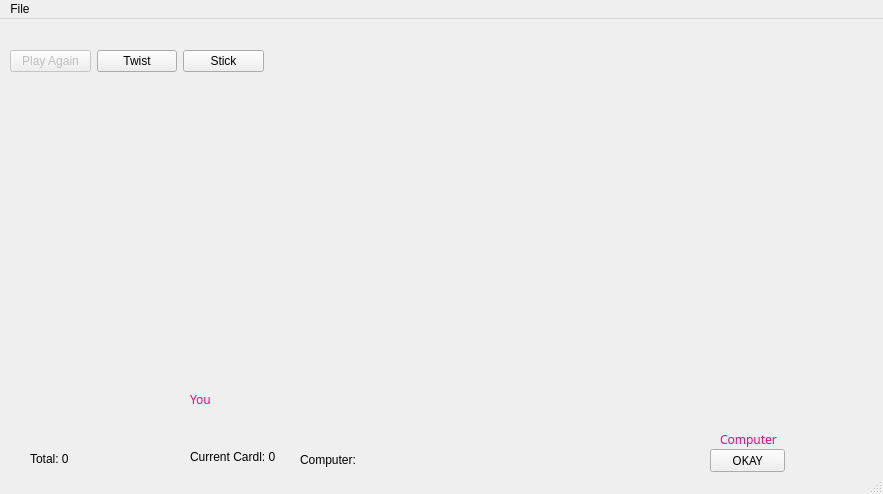
<?xml version="1.0" encoding="UTF-8"?>
<ui version="4.0">
 <class>PlayWindow</class>
 <widget class="QMainWindow" name="PlayWindow">
  <property name="geometry">
   <rect>
    <x>0</x>
    <y>0</y>
    <width>883</width>
    <height>494</height>
   </rect>
  </property>
  <property name="baseSize">
   <size>
    <width>800</width>
    <height>500</height>
   </size>
  </property>
  <property name="windowTitle">
   <string>6nimmt c++</string>
  </property>
  <property name="styleSheet">
   <string notr="true">background-image: url(:/images/images/table.png);</string>
  </property>
  <widget class="QWidget" name="centralwidget">
   <widget class="QLabel" name="statusLabel">
    <property name="geometry">
     <rect>
      <x>115</x>
      <y>350</y>
      <width>47</width>
      <height>13</height>
     </rect>
    </property>
    <property name="palette">
     <palette>
      <active>
       <colorrole role="WindowText">
        <brush brushstyle="SolidPattern">
         <color alpha="255">
          <red>255</red>
          <green>255</green>
          <blue>255</blue>
         </color>
        </brush>
       </colorrole>
      </active>
      <inactive>
       <colorrole role="WindowText">
        <brush brushstyle="SolidPattern">
         <color alpha="255">
          <red>255</red>
          <green>255</green>
          <blue>255</blue>
         </color>
        </brush>
       </colorrole>
      </inactive>
      <disabled>
       <colorrole role="WindowText">
        <brush brushstyle="SolidPattern">
         <color alpha="255">
          <red>120</red>
          <green>120</green>
          <blue>120</blue>
         </color>
        </brush>
       </colorrole>
      </disabled>
     </palette>
    </property>
    <property name="text">
     <string/>
    </property>
   </widget>
   <widget class="QLabel" name="statusLabel_2">
    <property name="geometry">
     <rect>
      <x>115</x>
      <y>360</y>
      <width>47</width>
      <height>13</height>
     </rect>
    </property>
    <property name="palette">
     <palette>
      <active>
       <colorrole role="WindowText">
        <brush brushstyle="SolidPattern">
         <color alpha="255">
          <red>255</red>
          <green>255</green>
          <blue>255</blue>
         </color>
        </brush>
       </colorrole>
      </active>
      <inactive>
       <colorrole role="WindowText">
        <brush brushstyle="SolidPattern">
         <color alpha="255">
          <red>255</red>
          <green>255</green>
          <blue>255</blue>
         </color>
        </brush>
       </colorrole>
      </inactive>
      <disabled>
       <colorrole role="WindowText">
        <brush brushstyle="SolidPattern">
         <color alpha="255">
          <red>120</red>
          <green>120</green>
          <blue>120</blue>
         </color>
        </brush>
       </colorrole>
      </disabled>
     </palette>
    </property>
    <property name="text">
     <string/>
    </property>
   </widget>
   <widget class="QLabel" name="statusLabel_3">
    <property name="geometry">
     <rect>
      <x>115</x>
      <y>310</y>
      <width>47</width>
      <height>13</height>
     </rect>
    </property>
    <property name="palette">
     <palette>
      <active>
       <colorrole role="WindowText">
        <brush brushstyle="SolidPattern">
         <color alpha="255">
          <red>255</red>
          <green>255</green>
          <blue>255</blue>
         </color>
        </brush>
       </colorrole>
      </active>
      <inactive>
       <colorrole role="WindowText">
        <brush brushstyle="SolidPattern">
         <color alpha="255">
          <red>255</red>
          <green>255</green>
          <blue>255</blue>
         </color>
        </brush>
       </colorrole>
      </inactive>
      <disabled>
       <colorrole role="WindowText">
        <brush brushstyle="SolidPattern">
         <color alpha="255">
          <red>120</red>
          <green>120</green>
          <blue>120</blue>
         </color>
        </brush>
       </colorrole>
      </disabled>
     </palette>
    </property>
    <property name="text">
     <string/>
    </property>
   </widget>
   <widget class="QLabel" name="youLabel">
    <property name="geometry">
     <rect>
      <x>190</x>
      <y>360</y>
      <width>61</width>
      <height>41</height>
     </rect>
    </property>
    <property name="palette">
     <palette>
      <active>
       <colorrole role="WindowText">
        <brush brushstyle="SolidPattern">
         <color alpha="255">
          <red>255</red>
          <green>0</green>
          <blue>127</blue>
         </color>
        </brush>
       </colorrole>
       <colorrole role="Text">
        <brush brushstyle="SolidPattern">
         <color alpha="255">
          <red>255</red>
          <green>0</green>
          <blue>127</blue>
         </color>
        </brush>
       </colorrole>
       <colorrole role="ButtonText">
        <brush brushstyle="SolidPattern">
         <color alpha="255">
          <red>255</red>
          <green>0</green>
          <blue>127</blue>
         </color>
        </brush>
       </colorrole>
       <colorrole role="PlaceholderText">
        <brush brushstyle="NoBrush">
         <color alpha="128">
          <red>255</red>
          <green>0</green>
          <blue>127</blue>
         </color>
        </brush>
       </colorrole>
      </active>
      <inactive>
       <colorrole role="WindowText">
        <brush brushstyle="SolidPattern">
         <color alpha="255">
          <red>255</red>
          <green>0</green>
          <blue>127</blue>
         </color>
        </brush>
       </colorrole>
       <colorrole role="Text">
        <brush brushstyle="SolidPattern">
         <color alpha="255">
          <red>255</red>
          <green>0</green>
          <blue>127</blue>
         </color>
        </brush>
       </colorrole>
       <colorrole role="ButtonText">
        <brush brushstyle="SolidPattern">
         <color alpha="255">
          <red>255</red>
          <green>0</green>
          <blue>127</blue>
         </color>
        </brush>
       </colorrole>
       <colorrole role="PlaceholderText">
        <brush brushstyle="NoBrush">
         <color alpha="128">
          <red>255</red>
          <green>0</green>
          <blue>127</blue>
         </color>
        </brush>
       </colorrole>
      </inactive>
      <disabled>
       <colorrole role="WindowText">
        <brush brushstyle="SolidPattern">
         <color alpha="255">
          <red>255</red>
          <green>0</green>
          <blue>127</blue>
         </color>
        </brush>
       </colorrole>
       <colorrole role="Text">
        <brush brushstyle="SolidPattern">
         <color alpha="255">
          <red>255</red>
          <green>0</green>
          <blue>127</blue>
         </color>
        </brush>
       </colorrole>
       <colorrole role="ButtonText">
        <brush brushstyle="SolidPattern">
         <color alpha="255">
          <red>255</red>
          <green>0</green>
          <blue>127</blue>
         </color>
        </brush>
       </colorrole>
       <colorrole role="PlaceholderText">
        <brush brushstyle="NoBrush">
         <color alpha="128">
          <red>255</red>
          <green>0</green>
          <blue>127</blue>
         </color>
        </brush>
       </colorrole>
      </disabled>
     </palette>
    </property>
    <property name="font">
     <font>
      <family>Impact</family>
      <pointsize>9</pointsize>
      <weight>50</weight>
      <italic>false</italic>
      <bold>false</bold>
     </font>
    </property>
    <property name="styleSheet">
     <string notr="true">font: 9pt &quot;Impact&quot;;
color: rgb(255, 0, 127);</string>
    </property>
    <property name="text">
     <string>You</string>
    </property>
   </widget>
   <widget class="QLabel" name="playertotalLabel_2">
    <property name="geometry">
     <rect>
      <x>30</x>
      <y>430</y>
      <width>47</width>
      <height>20</height>
     </rect>
    </property>
    <property name="palette">
     <palette>
      <active>
       <colorrole role="WindowText">
        <brush brushstyle="SolidPattern">
         <color alpha="255">
          <red>0</red>
          <green>0</green>
          <blue>0</blue>
         </color>
        </brush>
       </colorrole>
       <colorrole role="Text">
        <brush brushstyle="SolidPattern">
         <color alpha="255">
          <red>0</red>
          <green>0</green>
          <blue>0</blue>
         </color>
        </brush>
       </colorrole>
       <colorrole role="ButtonText">
        <brush brushstyle="SolidPattern">
         <color alpha="255">
          <red>0</red>
          <green>0</green>
          <blue>0</blue>
         </color>
        </brush>
       </colorrole>
       <colorrole role="PlaceholderText">
        <brush brushstyle="NoBrush">
         <color alpha="128">
          <red>0</red>
          <green>0</green>
          <blue>0</blue>
         </color>
        </brush>
       </colorrole>
      </active>
      <inactive>
       <colorrole role="WindowText">
        <brush brushstyle="SolidPattern">
         <color alpha="255">
          <red>0</red>
          <green>0</green>
          <blue>0</blue>
         </color>
        </brush>
       </colorrole>
       <colorrole role="Text">
        <brush brushstyle="SolidPattern">
         <color alpha="255">
          <red>0</red>
          <green>0</green>
          <blue>0</blue>
         </color>
        </brush>
       </colorrole>
       <colorrole role="ButtonText">
        <brush brushstyle="SolidPattern">
         <color alpha="255">
          <red>0</red>
          <green>0</green>
          <blue>0</blue>
         </color>
        </brush>
       </colorrole>
       <colorrole role="PlaceholderText">
        <brush brushstyle="NoBrush">
         <color alpha="128">
          <red>0</red>
          <green>0</green>
          <blue>0</blue>
         </color>
        </brush>
       </colorrole>
      </inactive>
      <disabled>
       <colorrole role="WindowText">
        <brush brushstyle="SolidPattern">
         <color alpha="255">
          <red>0</red>
          <green>0</green>
          <blue>0</blue>
         </color>
        </brush>
       </colorrole>
       <colorrole role="Text">
        <brush brushstyle="SolidPattern">
         <color alpha="255">
          <red>0</red>
          <green>0</green>
          <blue>0</blue>
         </color>
        </brush>
       </colorrole>
       <colorrole role="ButtonText">
        <brush brushstyle="SolidPattern">
         <color alpha="255">
          <red>0</red>
          <green>0</green>
          <blue>0</blue>
         </color>
        </brush>
       </colorrole>
       <colorrole role="PlaceholderText">
        <brush brushstyle="NoBrush">
         <color alpha="128">
          <red>0</red>
          <green>0</green>
          <blue>0</blue>
         </color>
        </brush>
       </colorrole>
      </disabled>
     </palette>
    </property>
    <property name="styleSheet">
     <string notr="true">color: rgb(0, 0, 0);
font: 9pt &quot;Impact&quot;;</string>
    </property>
    <property name="text">
     <string>Total: 0</string>
    </property>
   </widget>
   <widget class="QWidget" name="gridLayoutWidget_3">
    <property name="geometry">
     <rect>
      <x>30</x>
      <y>60</y>
      <width>211</width>
      <height>371</height>
     </rect>
    </property>
    <layout class="QGridLayout" name="gridLayout_2">
     <item row="0" column="0">
      <widget class="QLabel" name="card1Label_10">
       <property name="text">
        <string/>
       </property>
      </widget>
     </item>
     <item row="0" column="1">
      <widget class="QLabel" name="card2Label_10">
       <property name="text">
        <string/>
       </property>
      </widget>
     </item>
     <item row="2" column="0">
      <widget class="QLabel" name="card7Label_2">
       <property name="text">
        <string/>
       </property>
      </widget>
     </item>
     <item row="2" column="1">
      <widget class="QLabel" name="card8Label_2">
       <property name="text">
        <string/>
       </property>
      </widget>
     </item>
     <item row="1" column="1">
      <widget class="QLabel" name="card5Label_10">
       <property name="text">
        <string/>
       </property>
      </widget>
     </item>
     <item row="0" column="2">
      <widget class="QLabel" name="card3Label_10">
       <property name="text">
        <string/>
       </property>
      </widget>
     </item>
     <item row="3" column="0">
      <widget class="QLabel" name="card10Label_2">
       <property name="text">
        <string/>
       </property>
      </widget>
     </item>
     <item row="1" column="0">
      <widget class="QLabel" name="card4Label_10">
       <property name="text">
        <string/>
       </property>
      </widget>
     </item>
     <item row="2" column="2">
      <widget class="QLabel" name="card9Label_2">
       <property name="text">
        <string/>
       </property>
      </widget>
     </item>
     <item row="1" column="2">
      <widget class="QLabel" name="card6Label_10">
       <property name="text">
        <string/>
       </property>
      </widget>
     </item>
    </layout>
   </widget>
   <widget class="QLabel" name="playercurrentLabel_2">
    <property name="geometry">
     <rect>
      <x>190</x>
      <y>430</y>
      <width>111</width>
      <height>16</height>
     </rect>
    </property>
    <property name="palette">
     <palette>
      <active>
       <colorrole role="WindowText">
        <brush brushstyle="SolidPattern">
         <color alpha="255">
          <red>0</red>
          <green>0</green>
          <blue>0</blue>
         </color>
        </brush>
       </colorrole>
       <colorrole role="Text">
        <brush brushstyle="SolidPattern">
         <color alpha="255">
          <red>0</red>
          <green>0</green>
          <blue>0</blue>
         </color>
        </brush>
       </colorrole>
       <colorrole role="ButtonText">
        <brush brushstyle="SolidPattern">
         <color alpha="255">
          <red>0</red>
          <green>0</green>
          <blue>0</blue>
         </color>
        </brush>
       </colorrole>
       <colorrole role="PlaceholderText">
        <brush brushstyle="NoBrush">
         <color alpha="128">
          <red>0</red>
          <green>0</green>
          <blue>0</blue>
         </color>
        </brush>
       </colorrole>
      </active>
      <inactive>
       <colorrole role="WindowText">
        <brush brushstyle="SolidPattern">
         <color alpha="255">
          <red>0</red>
          <green>0</green>
          <blue>0</blue>
         </color>
        </brush>
       </colorrole>
       <colorrole role="Text">
        <brush brushstyle="SolidPattern">
         <color alpha="255">
          <red>0</red>
          <green>0</green>
          <blue>0</blue>
         </color>
        </brush>
       </colorrole>
       <colorrole role="ButtonText">
        <brush brushstyle="SolidPattern">
         <color alpha="255">
          <red>0</red>
          <green>0</green>
          <blue>0</blue>
         </color>
        </brush>
       </colorrole>
       <colorrole role="PlaceholderText">
        <brush brushstyle="NoBrush">
         <color alpha="128">
          <red>0</red>
          <green>0</green>
          <blue>0</blue>
         </color>
        </brush>
       </colorrole>
      </inactive>
      <disabled>
       <colorrole role="WindowText">
        <brush brushstyle="SolidPattern">
         <color alpha="255">
          <red>0</red>
          <green>0</green>
          <blue>0</blue>
         </color>
        </brush>
       </colorrole>
       <colorrole role="Text">
        <brush brushstyle="SolidPattern">
         <color alpha="255">
          <red>0</red>
          <green>0</green>
          <blue>0</blue>
         </color>
        </brush>
       </colorrole>
       <colorrole role="ButtonText">
        <brush brushstyle="SolidPattern">
         <color alpha="255">
          <red>0</red>
          <green>0</green>
          <blue>0</blue>
         </color>
        </brush>
       </colorrole>
       <colorrole role="PlaceholderText">
        <brush brushstyle="NoBrush">
         <color alpha="128">
          <red>0</red>
          <green>0</green>
          <blue>0</blue>
         </color>
        </brush>
       </colorrole>
      </disabled>
     </palette>
    </property>
    <property name="styleSheet">
     <string notr="true">font: 9pt &quot;Impact&quot;;
color: rgb(0, 0, 0);</string>
    </property>
    <property name="text">
     <string>Current Cardl: 0</string>
    </property>
   </widget>
   <widget class="QWidget" name="layoutWidget_2">
    <property name="geometry">
     <rect>
      <x>10</x>
      <y>30</y>
      <width>254</width>
      <height>25</height>
     </rect>
    </property>
    <layout class="QHBoxLayout" name="horizontalLayout_2">
     <item>
      <widget class="QPushButton" name="playagainButton_3">
       <property name="enabled">
        <bool>false</bool>
       </property>
       <property name="text">
        <string>Play Again</string>
       </property>
      </widget>
     </item>
     <item>
      <widget class="QPushButton" name="twistButton_2">
       <property name="text">
        <string>Twist</string>
       </property>
      </widget>
     </item>
     <item>
      <widget class="QPushButton" name="stickButton_2">
       <property name="text">
        <string>Stick</string>
       </property>
      </widget>
     </item>
    </layout>
   </widget>
   <widget class="QLabel" name="computerLabel_2">
    <property name="geometry">
     <rect>
      <x>720</x>
      <y>400</y>
      <width>161</width>
      <height>41</height>
     </rect>
    </property>
    <property name="palette">
     <palette>
      <active>
       <colorrole role="WindowText">
        <brush brushstyle="SolidPattern">
         <color alpha="255">
          <red>255</red>
          <green>0</green>
          <blue>127</blue>
         </color>
        </brush>
       </colorrole>
       <colorrole role="Text">
        <brush brushstyle="SolidPattern">
         <color alpha="255">
          <red>255</red>
          <green>0</green>
          <blue>127</blue>
         </color>
        </brush>
       </colorrole>
       <colorrole role="ButtonText">
        <brush brushstyle="SolidPattern">
         <color alpha="255">
          <red>255</red>
          <green>0</green>
          <blue>127</blue>
         </color>
        </brush>
       </colorrole>
       <colorrole role="PlaceholderText">
        <brush brushstyle="NoBrush">
         <color alpha="128">
          <red>255</red>
          <green>0</green>
          <blue>127</blue>
         </color>
        </brush>
       </colorrole>
      </active>
      <inactive>
       <colorrole role="WindowText">
        <brush brushstyle="SolidPattern">
         <color alpha="255">
          <red>255</red>
          <green>0</green>
          <blue>127</blue>
         </color>
        </brush>
       </colorrole>
       <colorrole role="Text">
        <brush brushstyle="SolidPattern">
         <color alpha="255">
          <red>255</red>
          <green>0</green>
          <blue>127</blue>
         </color>
        </brush>
       </colorrole>
       <colorrole role="ButtonText">
        <brush brushstyle="SolidPattern">
         <color alpha="255">
          <red>255</red>
          <green>0</green>
          <blue>127</blue>
         </color>
        </brush>
       </colorrole>
       <colorrole role="PlaceholderText">
        <brush brushstyle="NoBrush">
         <color alpha="128">
          <red>255</red>
          <green>0</green>
          <blue>127</blue>
         </color>
        </brush>
       </colorrole>
      </inactive>
      <disabled>
       <colorrole role="WindowText">
        <brush brushstyle="SolidPattern">
         <color alpha="255">
          <red>255</red>
          <green>0</green>
          <blue>127</blue>
         </color>
        </brush>
       </colorrole>
       <colorrole role="Text">
        <brush brushstyle="SolidPattern">
         <color alpha="255">
          <red>255</red>
          <green>0</green>
          <blue>127</blue>
         </color>
        </brush>
       </colorrole>
       <colorrole role="ButtonText">
        <brush brushstyle="SolidPattern">
         <color alpha="255">
          <red>255</red>
          <green>0</green>
          <blue>127</blue>
         </color>
        </brush>
       </colorrole>
       <colorrole role="PlaceholderText">
        <brush brushstyle="NoBrush">
         <color alpha="128">
          <red>255</red>
          <green>0</green>
          <blue>127</blue>
         </color>
        </brush>
       </colorrole>
      </disabled>
     </palette>
    </property>
    <property name="font">
     <font>
      <family>Impact</family>
      <pointsize>9</pointsize>
      <weight>50</weight>
      <italic>false</italic>
      <bold>false</bold>
     </font>
    </property>
    <property name="styleSheet">
     <string notr="true">color: rgb(0, 0, 0);
color: rgb(255, 0, 127);
font: 9pt &quot;Impact&quot;;</string>
    </property>
    <property name="text">
     <string>Computer</string>
    </property>
   </widget>
   <widget class="QLabel" name="computercurrentLabel">
    <property name="geometry">
     <rect>
      <x>300</x>
      <y>430</y>
      <width>111</width>
      <height>21</height>
     </rect>
    </property>
    <property name="palette">
     <palette>
      <active>
       <colorrole role="WindowText">
        <brush brushstyle="SolidPattern">
         <color alpha="255">
          <red>0</red>
          <green>0</green>
          <blue>0</blue>
         </color>
        </brush>
       </colorrole>
       <colorrole role="Text">
        <brush brushstyle="SolidPattern">
         <color alpha="255">
          <red>0</red>
          <green>0</green>
          <blue>0</blue>
         </color>
        </brush>
       </colorrole>
       <colorrole role="ButtonText">
        <brush brushstyle="SolidPattern">
         <color alpha="255">
          <red>0</red>
          <green>0</green>
          <blue>0</blue>
         </color>
        </brush>
       </colorrole>
       <colorrole role="PlaceholderText">
        <brush brushstyle="NoBrush">
         <color alpha="128">
          <red>0</red>
          <green>0</green>
          <blue>0</blue>
         </color>
        </brush>
       </colorrole>
      </active>
      <inactive>
       <colorrole role="WindowText">
        <brush brushstyle="SolidPattern">
         <color alpha="255">
          <red>0</red>
          <green>0</green>
          <blue>0</blue>
         </color>
        </brush>
       </colorrole>
       <colorrole role="Text">
        <brush brushstyle="SolidPattern">
         <color alpha="255">
          <red>0</red>
          <green>0</green>
          <blue>0</blue>
         </color>
        </brush>
       </colorrole>
       <colorrole role="ButtonText">
        <brush brushstyle="SolidPattern">
         <color alpha="255">
          <red>0</red>
          <green>0</green>
          <blue>0</blue>
         </color>
        </brush>
       </colorrole>
       <colorrole role="PlaceholderText">
        <brush brushstyle="NoBrush">
         <color alpha="128">
          <red>0</red>
          <green>0</green>
          <blue>0</blue>
         </color>
        </brush>
       </colorrole>
      </inactive>
      <disabled>
       <colorrole role="WindowText">
        <brush brushstyle="SolidPattern">
         <color alpha="255">
          <red>0</red>
          <green>0</green>
          <blue>0</blue>
         </color>
        </brush>
       </colorrole>
       <colorrole role="Text">
        <brush brushstyle="SolidPattern">
         <color alpha="255">
          <red>0</red>
          <green>0</green>
          <blue>0</blue>
         </color>
        </brush>
       </colorrole>
       <colorrole role="ButtonText">
        <brush brushstyle="SolidPattern">
         <color alpha="255">
          <red>0</red>
          <green>0</green>
          <blue>0</blue>
         </color>
        </brush>
       </colorrole>
       <colorrole role="PlaceholderText">
        <brush brushstyle="NoBrush">
         <color alpha="128">
          <red>0</red>
          <green>0</green>
          <blue>0</blue>
         </color>
        </brush>
       </colorrole>
      </disabled>
     </palette>
    </property>
    <property name="styleSheet">
     <string notr="true">color: rgb(0, 0, 0);
font: 9pt &quot;Impact&quot;;</string>
    </property>
    <property name="text">
     <string>Computer:</string>
    </property>
   </widget>
   <widget class="QLabel" name="computerStatusLabel">
    <property name="geometry">
     <rect>
      <x>590</x>
      <y>380</y>
      <width>47</width>
      <height>13</height>
     </rect>
    </property>
    <property name="palette">
     <palette>
      <active>
       <colorrole role="WindowText">
        <brush brushstyle="SolidPattern">
         <color alpha="255">
          <red>255</red>
          <green>255</green>
          <blue>255</blue>
         </color>
        </brush>
       </colorrole>
      </active>
      <inactive>
       <colorrole role="WindowText">
        <brush brushstyle="SolidPattern">
         <color alpha="255">
          <red>255</red>
          <green>255</green>
          <blue>255</blue>
         </color>
        </brush>
       </colorrole>
      </inactive>
      <disabled>
       <colorrole role="WindowText">
        <brush brushstyle="SolidPattern">
         <color alpha="255">
          <red>120</red>
          <green>120</green>
          <blue>120</blue>
         </color>
        </brush>
       </colorrole>
      </disabled>
     </palette>
    </property>
    <property name="text">
     <string/>
    </property>
   </widget>
   <widget class="QWidget" name="gridLayoutWidget_2">
    <property name="geometry">
     <rect>
      <x>320</x>
      <y>130</y>
      <width>381</width>
      <height>101</height>
     </rect>
    </property>
    <layout class="QHBoxLayout" name="horizontalLayout_4">
     <property name="spacing">
      <number>0</number>
     </property>
     <item>
      <widget class="QLabel" name="card1Label_14">
       <property name="text">
        <string/>
       </property>
      </widget>
     </item>
     <item>
      <widget class="QLabel" name="tableLabel_2">
       <property name="baseSize">
        <size>
         <width>800</width>
         <height>500</height>
        </size>
       </property>
       <property name="text">
        <string/>
       </property>
      </widget>
     </item>
     <item>
      <widget class="QLabel" name="card2Label_4">
       <property name="text">
        <string/>
       </property>
      </widget>
     </item>
     <item>
      <widget class="QLabel" name="card3Label_4">
       <property name="text">
        <string/>
       </property>
      </widget>
     </item>
     <item>
      <widget class="QLabel" name="card4Label_4">
       <property name="text">
        <string/>
       </property>
      </widget>
     </item>
     <item>
      <widget class="QLabel" name="card5Label_4">
       <property name="text">
        <string/>
       </property>
      </widget>
     </item>
     <item>
      <widget class="QLabel" name="card6Label_4">
       <property name="text">
        <string/>
       </property>
      </widget>
     </item>
     <item>
      <widget class="QLabel" name="card7Label_4">
       <property name="text">
        <string/>
       </property>
      </widget>
     </item>
     <item>
      <widget class="QLabel" name="card8Label_4">
       <property name="text">
        <string/>
       </property>
      </widget>
     </item>
     <item>
      <widget class="QLabel" name="card9Label_4">
       <property name="text">
        <string/>
       </property>
      </widget>
     </item>
     <item>
      <widget class="QLabel" name="card10Label_4">
       <property name="text">
        <string/>
       </property>
      </widget>
     </item>
    </layout>
   </widget>
   <widget class="QWidget" name="gridLayoutWidget_4">
    <property name="geometry">
     <rect>
      <x>320</x>
      <y>230</y>
      <width>381</width>
      <height>101</height>
     </rect>
    </property>
    <layout class="QHBoxLayout" name="horizontalLayout_5">
     <property name="spacing">
      <number>0</number>
     </property>
     <item>
      <widget class="QLabel" name="card1Label_13">
       <property name="text">
        <string/>
       </property>
      </widget>
     </item>
     <item>
      <widget class="QLabel" name="tableLabel_3">
       <property name="baseSize">
        <size>
         <width>800</width>
         <height>500</height>
        </size>
       </property>
       <property name="text">
        <string/>
       </property>
      </widget>
     </item>
     <item>
      <widget class="QLabel" name="card2Label_5">
       <property name="text">
        <string/>
       </property>
      </widget>
     </item>
     <item>
      <widget class="QLabel" name="card3Label_5">
       <property name="text">
        <string/>
       </property>
      </widget>
     </item>
     <item>
      <widget class="QLabel" name="card4Label_5">
       <property name="text">
        <string/>
       </property>
      </widget>
     </item>
     <item>
      <widget class="QLabel" name="card5Label_5">
       <property name="text">
        <string/>
       </property>
      </widget>
     </item>
     <item>
      <widget class="QLabel" name="card6Label_5">
       <property name="text">
        <string/>
       </property>
      </widget>
     </item>
     <item>
      <widget class="QLabel" name="card7Label_5">
       <property name="text">
        <string/>
       </property>
      </widget>
     </item>
     <item>
      <widget class="QLabel" name="card8Label_5">
       <property name="text">
        <string/>
       </property>
      </widget>
     </item>
     <item>
      <widget class="QLabel" name="card9Label_5">
       <property name="text">
        <string/>
       </property>
      </widget>
     </item>
     <item>
      <widget class="QLabel" name="card10Label_5">
       <property name="text">
        <string/>
       </property>
      </widget>
     </item>
    </layout>
   </widget>
   <widget class="QWidget" name="gridLayoutWidget_5">
    <property name="geometry">
     <rect>
      <x>320</x>
      <y>330</y>
      <width>381</width>
      <height>101</height>
     </rect>
    </property>
    <layout class="QHBoxLayout" name="horizontalLayout_6">
     <property name="spacing">
      <number>0</number>
     </property>
     <item>
      <widget class="QLabel" name="card1Label_11">
       <property name="text">
        <string/>
       </property>
      </widget>
     </item>
     <item>
      <widget class="QLabel" name="tableLabel_4">
       <property name="baseSize">
        <size>
         <width>800</width>
         <height>500</height>
        </size>
       </property>
       <property name="text">
        <string/>
       </property>
      </widget>
     </item>
     <item>
      <widget class="QLabel" name="card2Label_6">
       <property name="text">
        <string/>
       </property>
      </widget>
     </item>
     <item>
      <widget class="QLabel" name="card3Label_6">
       <property name="text">
        <string/>
       </property>
      </widget>
     </item>
     <item>
      <widget class="QLabel" name="card4Label_6">
       <property name="text">
        <string/>
       </property>
      </widget>
     </item>
     <item>
      <widget class="QLabel" name="card5Label_6">
       <property name="text">
        <string/>
       </property>
      </widget>
     </item>
     <item>
      <widget class="QLabel" name="card6Label_6">
       <property name="text">
        <string/>
       </property>
      </widget>
     </item>
     <item>
      <widget class="QLabel" name="card7Label_6">
       <property name="text">
        <string/>
       </property>
      </widget>
     </item>
     <item>
      <widget class="QLabel" name="card8Label_6">
       <property name="text">
        <string/>
       </property>
      </widget>
     </item>
     <item>
      <widget class="QLabel" name="card9Label_6">
       <property name="text">
        <string/>
       </property>
      </widget>
     </item>
     <item>
      <widget class="QLabel" name="card10Label_6">
       <property name="text">
        <string/>
       </property>
      </widget>
     </item>
    </layout>
   </widget>
   <widget class="QWidget" name="gridLayoutWidget_6">
    <property name="geometry">
     <rect>
      <x>320</x>
      <y>30</y>
      <width>381</width>
      <height>101</height>
     </rect>
    </property>
    <layout class="QHBoxLayout" name="horizontalLayout_7">
     <property name="spacing">
      <number>0</number>
     </property>
     <item>
      <widget class="QLabel" name="card1Label_12">
       <property name="text">
        <string/>
       </property>
      </widget>
     </item>
     <item>
      <widget class="QLabel" name="tableLabel_5">
       <property name="baseSize">
        <size>
         <width>800</width>
         <height>500</height>
        </size>
       </property>
       <property name="text">
        <string/>
       </property>
      </widget>
     </item>
     <item>
      <widget class="QLabel" name="card2Label_7">
       <property name="text">
        <string/>
       </property>
      </widget>
     </item>
     <item>
      <widget class="QLabel" name="card3Label_7">
       <property name="text">
        <string/>
       </property>
      </widget>
     </item>
     <item>
      <widget class="QLabel" name="card4Label_7">
       <property name="text">
        <string/>
       </property>
      </widget>
     </item>
     <item>
      <widget class="QLabel" name="card5Label_7">
       <property name="text">
        <string/>
       </property>
      </widget>
     </item>
     <item>
      <widget class="QLabel" name="card6Label_7">
       <property name="text">
        <string/>
       </property>
      </widget>
     </item>
     <item>
      <widget class="QLabel" name="card7Label_7">
       <property name="text">
        <string/>
       </property>
      </widget>
     </item>
     <item>
      <widget class="QLabel" name="card8Label_7">
       <property name="text">
        <string/>
       </property>
      </widget>
     </item>
     <item>
      <widget class="QLabel" name="card9Label_7">
       <property name="text">
        <string/>
       </property>
      </widget>
     </item>
     <item>
      <widget class="QLabel" name="card10Label_7">
       <property name="text">
        <string/>
       </property>
      </widget>
     </item>
    </layout>
   </widget>
   <widget class="QPushButton" name="OKAYButton">
    <property name="geometry">
     <rect>
      <x>710</x>
      <y>430</y>
      <width>75</width>
      <height>23</height>
     </rect>
    </property>
    <property name="font">
     <font>
      <family>Showcard Gothic</family>
     </font>
    </property>
    <property name="text">
     <string>OKAY</string>
    </property>
   </widget>
  </widget>
  <widget class="QMenuBar" name="menubar">
   <property name="geometry">
    <rect>
     <x>0</x>
     <y>0</y>
     <width>883</width>
     <height>21</height>
    </rect>
   </property>
   <widget class="QMenu" name="menuQuit">
    <property name="title">
     <string>File</string>
    </property>
    <addaction name="actionQuit"/>
   </widget>
   <addaction name="menuQuit"/>
  </widget>
  <widget class="QStatusBar" name="statusbar"/>
  <action name="actionQuit">
   <property name="text">
    <string>Quit</string>
   </property>
  </action>
 </widget>
 <resources/>
 <connections/>
</ui>
